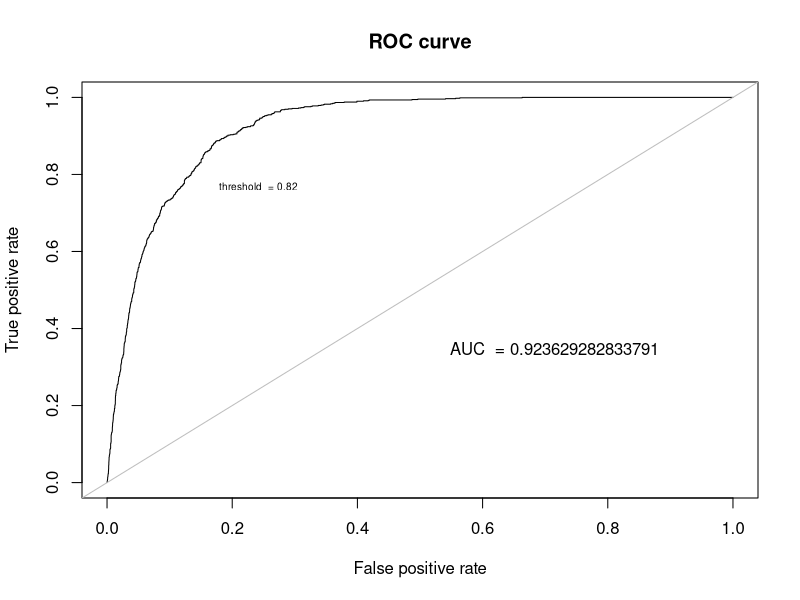

The R source for this figure:
# Set the working directory.
setwd("C:/Users/Jiseong Yang/git_projects/DSC3006")
getwd()
rm(list = ls())

# install.packages("ROCR")
# install.packages("caTools")
library(ROCR)
library(caTools)

# Read in and split the dataset.
bank = read.csv("bank_dataset.csv", header = F)
train_test = sample.split(bank, SplitRatio = 0.8)
train = subset(bank, train_test == TRUE)
test = subset(bank, train_test == FALSE) 

# Modeling
bank_model<-glm(V10~., data = train, family="binomial")
summary(bank_model)

# ROC Curve
y_pred <- predict(bank_model, newdata = test, type = "response") 
prediction <- prediction(y_pred, test$V10)
bank_roc <- performance(prediction, measure = "tpr", x.measure = "fpr") #perf
plot(bank_roc, main = "ROC curve")
abline(a=0, b= 1, col="gray")
str(bank_roc)

# Get AUC
auc <- performance(prediction, measure = "auc")
auc <- auc@y.values[[1]]
auc_plot <- paste(c("AUC  = "),auc,sep="")
legend(0.5,0.4,auc_plot,cex=1,box.col = "white")

# Get cutoff value
cost.bank_roc = performance(prediction, "cost", cost.fp = 2, cost.fn = 1)
threshold<-prediction@cutoffs[[1]][which.min(cost.bank_roc@y.values[[1]])]
threshold
threshold_plot <- paste(c("threshold  = "),round(threshold,2),sep="")
legend(0.15,0.8,threshold_plot,cex=0.6,box.col = "White")
